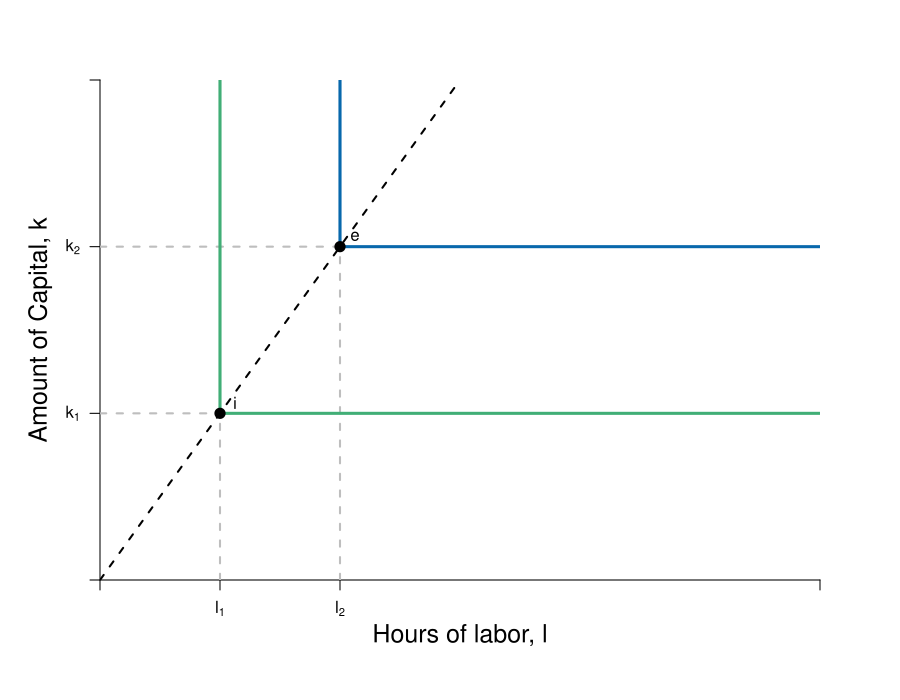

This figure's R source:

pdf(file = "specprodexch/leontief_techchange.pdf", width = 9, height = 7)

#Set parameters for graphics
axislabelsize <- 1.5
labelsize <- 1.2
graphlinewidth <- 3
segmentlinewidth <- 2

COL <- c("#7fc97f", "#beaed4", "#fdc086", "#ffff99", "#386cb0", "#f0027f", "#bf5b17", "#666666")
COLA <- c("#e0f3db", "#99d8c9","#66c2a4","#41ae76", "#238b45", "#005824")
COLB <- c("#c6dbef", "#4eb3d3", "#2b8cbe", "#0868ac","#084081")

par(mar =  c(6, 5, 4, 4))

xlims <- c(0, 12)
ylims <- c(0, 12)

npts <- 501 


plot(0, 0, xlim = xlims, ylim = ylims, type = "n",
     xlab = expression(paste("")),
     ylab = expression(paste("")), 
     xaxt = "n", 
     yaxt = "n", 
     cex.lab = axislabelsize, 
     bty = "n",
     xaxs="i", 
     yaxs="i")

ticksy <- c(0, 4, 8, ylims[2])
ylabels <- c(NA, expression(paste(k[1])), expression(paste(k[2])), NA)
ticksx <- c(0, 2, 4, xlims[2])
xlabels <- c(NA, expression(paste(l[1])), expression(paste(l[2])), NA)

axis(1, at = ticksx, pos = 0, labels = xlabels)
axis(2, at = ticksy, pos = 0, labels = ylabels, las = 1)

npts <- 500 
xx1 <- seq(xlims[1], xlims[2], length.out = npts)

# dash diagonal
segments(0, 0, 6, ylims[2], lty = 2, col = "black", lwd = segmentlinewidth)

segments(0, 4, 2, 4, lty = 2, col = "grey", lwd = segmentlinewidth)
segments(2, 0, 2, 4, lty = 2, col = "grey", lwd = segmentlinewidth)

segments(0, 8, 4, 8, lty = 2, col = "grey", lwd = segmentlinewidth)
segments(4, 0, 4, 8, lty = 2, col = "grey", lwd = segmentlinewidth)

segments(2, 4, xlims[2], 4, lty = 1, col = COLA[4], lwd = graphlinewidth)
segments(2, 4, 2, ylims[2], lty = 1, col = COLA[4],  lwd = graphlinewidth)

mtext(expression(paste("Hours of labor, ", l)), side=1, line = 2.5, cex = axislabelsize)
text(-1, 0.5*ylims[2], expression(paste("Amount of Capital, ", k)), xpd = TRUE, cex = axislabelsize, srt = 90) 

points(2, 4, pch = 16, col = "black", cex = 1.5)
text(2.25, 4.25, expression(i))

segments(4, 8, xlims[2], 8, lty = 1, col = COLB[4], lwd = graphlinewidth)
segments(4, 8, 4, ylims[2], lty = 1, col = COLB[4],  lwd = graphlinewidth)

points(4, 8, pch = 16, col = "black", cex = 1.5)
text(4.25, 8.25, expression(e))





# text(10, 11, expression(paste("Feasible")), cex = labelsize)
# text(10, 10.5, expression(paste("production")), cex = labelsize)
# text(10, 10, expression(paste("techniques")), cex = labelsize)
# text(2, 4, expression(paste("Infeasible")), cex = labelsize)
# text(2, 3.5, expression(paste("production")), cex = labelsize)
# text(2, 3, expression(paste("techniques")), cex = labelsize)


#Label mrs function
text(18, 2.5, expression(paste(mrs(x,y) == r[max] - bgroup("(",frac(r[max], x[max]),")")*x)))

dev.off()
